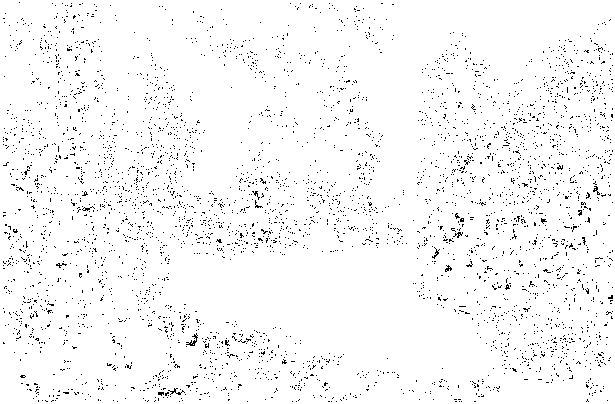
//> input picture image processing/task5/05_median_err.png, 615 x 404 px, given in place of , which was not available
$ ./task5   (built with g++ and OpenCV 4)
//> lines starting //> are read from the running program, lines starting //| are printed output that depends on the picture; after the words box and inside, x2 and y2 are one past the last pixel; in counts of white or black regions, pixels touching at a corner belong together; pictures that were not available may be replaced by others from this repository, and a replacement may not be noted
//> further down, src_rgb is the input picture: 404 rows x 615 cols, CV_8UC3; 96.9% white; black in thin lines or dots
//> in main, `cv::cvtColor(src_rgb, src_gray, cv::COLOR_BGR2GRAY);`: src_gray: 404 rows x 615 cols, CV_8UC1; 96.9% white; black in thin lines or dots
### image processing/task5/pch.h
// Tips for Getting Started:
//   1. Use the Solution Explorer window to add/manage files
//   2. Use the Team Explorer window to connect to source control
//   3. Use the Output window to see build output and other messages
//   4. Use the Error List window to view errors
//   5. Go to Project > Add New Item to create new code files, or Project > Add Existing Item to add existing code files to the project
//   6. In the future, to open this project again, go to File > Open > Project and select the .sln file

#ifndef PCH_H
#define PCH_H

// TODO: add headers that you want to pre-compile here

#endif //PCH_H

### image processing/task5/task5.cpp
#include "pch.h"
#include <stdio.h>
#include <stdlib.h>
#include <string.h>
#include <iostream>

#include <opencv2/imgproc/imgproc.hpp>
#include <opencv2/highgui/highgui.hpp>


//  Function to generate a salt-and-pepper noise.
//  Parameter "cover" controls the percentage of pixels influenced by a noise and is in the range of 0.0-1.0.
void saltAndPepper(const cv::Mat& src, cv::Mat& dst, float cover)
{
//> called with cover = 0.05
	dst = src.clone();
	// Generate a noise to random pixels .
	// The amount of noisy pixels must corelate to cover parameter.

	/*  Working area - begin */

	cv::Mat sp_noise = cv::Mat::zeros(src.size(), CV_8UC1); // Create a black and white matrix of zeroes.
	cv::randu(sp_noise, 0, 255); // Randomise the matrix with values between 0 (black) and 255 (white).

	float limit = 255 * cover / 2; // Calculate a limit to be used when cutting the noise matrix.
	cv::Mat black = sp_noise < limit; // Get the lower values (near black) based on the limit.
	cv::Mat white = sp_noise > 255 - limit; // Get the higher values (near white) based on the limit.

	// Use the 'black' and 'white' matrices created above as masks for the source image.
	dst.setTo(255, white);
	dst.setTo(0, black);
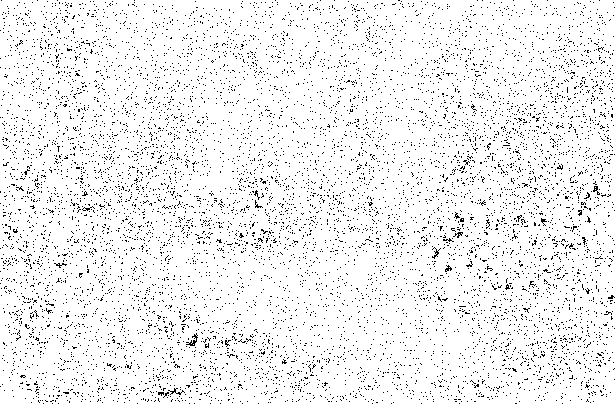
//> dst: 404 rows x 615 cols, CV_8UC1; 94.2% white; black in thin lines or dots

	// [7 lines of commented-out code are left out]
}


//  Function to filter the image using median filter.
//     - filter size in pixels


void median(const cv::Mat& src, cv::Mat& dst, int size)
{
//> called with size = 7
	// size - we need an odd number
	int center = size / 2;
	center = MAX(1, center);
	size = 2 * center + 1;

	// enlarge the image and copy the border values
	cv::Mat srcBorder;
	copyMakeBorder(src, srcBorder, center, center, center, center, cv::BORDER_REPLICATE);
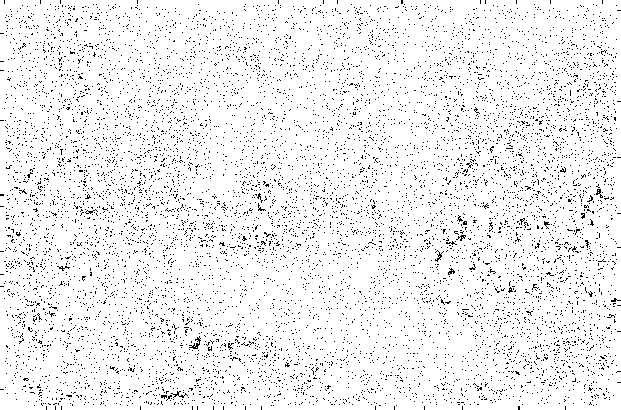
//> srcBorder: 410 rows x 621 cols, CV_8UC1; 94.3% white; black in thin lines or dots

	// prepare the output image
	dst = cv::Mat(src.size(), src.type());

	// manually implement the median filter and apply it to the input (src) image and store it to the output (dst) image
	// to sort the values use std::sort()

	/*  Working area - begin */

	int offset = center;
	float kerSize = size * size;

	for (int r = offset; r <= src.rows - offset; r++) {
		for (int c = offset; c <= src.cols - offset; c++) {
			cv::Mat submatrix = src.colRange(c - offset, c + offset).rowRange(r - offset, r + offset); // Extract the sub-kernel around the element at hand.
			cv::Scalar value = cv::sum(submatrix); // Calculate the total of the pixel values in the sub-kernel.
			uchar pixel = (uchar)((float)value[0] / kerSize); // Normalize the value.
			dst.at<uchar>(r, c) = pixel; // Assign the value to the output image.
		}
	}
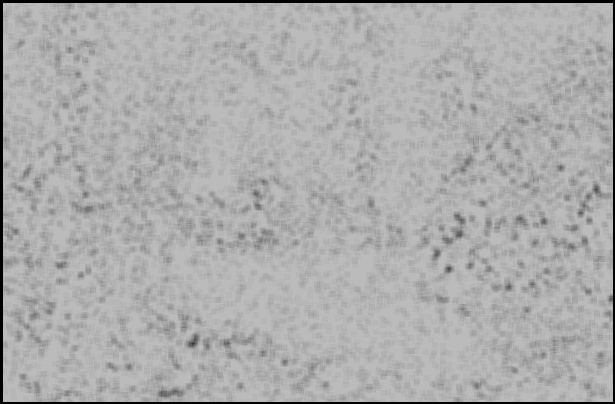
//> dst: 404 rows x 615 cols, CV_8UC1; min 0, max 187, mean 172.3

	// [7 lines of commented-out code are left out]

	return;
}


/* Evaluation function. */
void checkDifferences(const cv::Mat test, const cv::Mat ref, std::string tag, bool save = false);


//---------------------------------------------------------------------------
//---------------------------------------------------------------------------

//
// Examples of input parameters
// ./mt-05 ../../data/garden.png 0.05 7

int main(int argc, char* argv[])
{
	std::string img_path = "";
	float noise_amount = 0.05;
	int filter_size = 7;

	// check input parameters
	if (argc > 1) img_path = std::string(argv[1]);
	if (argc > 2) noise_amount = atof(argv[2]);
	if (argc > 3) filter_size = atoi(argv[3]);

	// load testing images
	cv::Mat src_rgb = cv::imread(img_path);

	// check testing images
	if (src_rgb.empty()) {
		std::cout << "Failed to load image: " << img_path << std::endl;
		return -1;
	}

	cv::Mat src_gray;
	cv::cvtColor(src_rgb, src_gray, cv::COLOR_BGR2GRAY); // CV_BGR2GRAY -> COLOR_BGR2GRAY

	//---------------------------------------------------------------------------

	cv::Mat zasum, medi, medi_ref;

	saltAndPepper(src_gray, zasum, noise_amount);

	median(zasum, medi, filter_size);
	cv::medianBlur(zasum, medi_ref, filter_size);
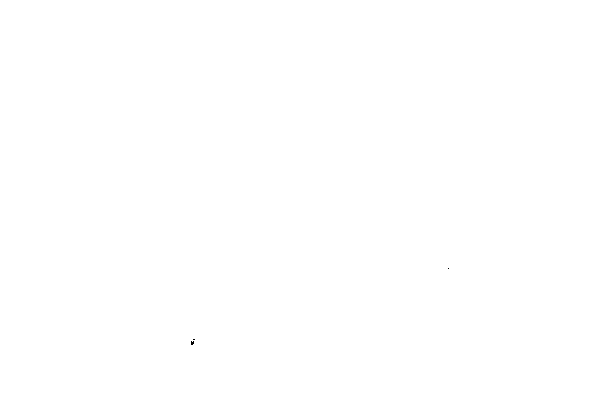
//> medi_ref: 404 rows x 615 cols, CV_8UC1; 100% white; black in thin lines or dots, all inside (x1, y1, x2, y2) = (191, 268, 449, 345)

	// evaluation
	checkDifferences(zasum, src_gray, "05_noise", true);
	checkDifferences(medi, medi_ref, "05_median", true);
	std::cout << std::endl;

	return 0;
}
//---------------------------------------------------------------------------


void checkDifferences(const cv::Mat test, const cv::Mat ref, std::string tag, bool save)
{
//> called with tag = "05_noise", save = true
	double mav = 255., err = 255., nonzeros = 255.;
	cv::Mat diff;

	if (!test.empty() && !ref.empty()) {
		cv::absdiff(test, ref, diff);
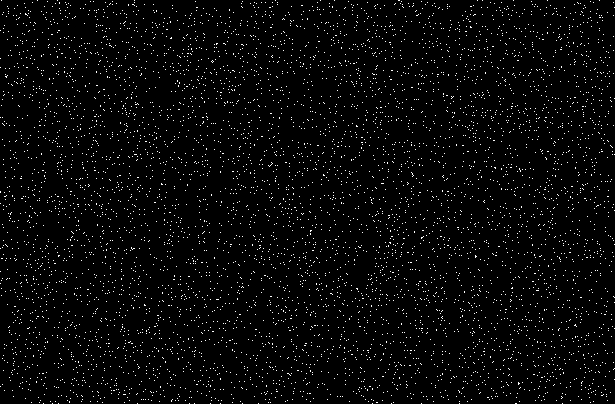
//> diff: 404 rows x 615 cols, CV_8UC1; 2.8% white in thin lines or dots
		cv::minMaxLoc(diff, NULL, &mav);
		err = (cv::sum(diff).val[0] / (diff.rows*diff.cols));
//> err = 7.1
		nonzeros = 1. * cv::countNonZero(diff) / (diff.rows*diff.cols);
//> nonzeros = 0.0278
	}

	if (save) {
		if (!test.empty()) { cv::imwrite((tag + ".png").c_str(), test); }
		if (!diff.empty()) { diff *= 255;	cv::imwrite((tag + "_err.png").c_str(), diff); }
	}

	printf("%s %.2f %.2f %.2f ", tag.c_str(), err, nonzeros, mav);
//| 05_noise 7.10 0.03 255.00
//> call 2 of checkDifferences, with tag = "05_median", save = true
//> in checkDifferences (call 2), `cv::absdiff(test, ref, diff);`:
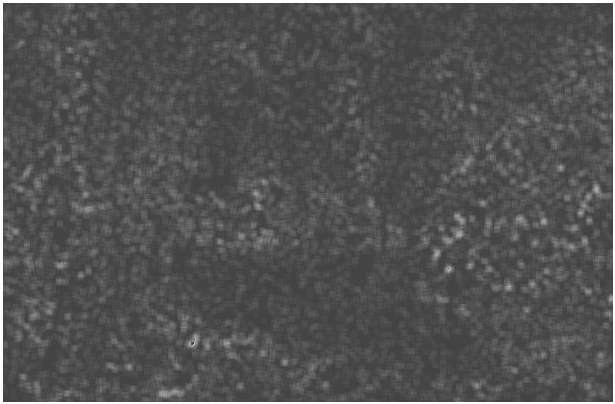
//> diff: 404 rows x 615 cols, CV_8UC1; min 57, max 255, mean 82.7
//> in checkDifferences (call 2), `err = (cv::sum(diff).val[0] / (diff.rows*diff.cols));`: err = 82.68
//> in checkDifferences (call 2), `nonzeros = 1. * cv::countNonZero(diff) / (diff.rows*diff.cols);`: nonzeros = 1
//> in checkDifferences (call 2), `diff *= 255`: diff: 404 rows x 615 cols, CV_8UC1; every value is 255
//| 05_median 82.68 1.00 255.00

	return;
}
